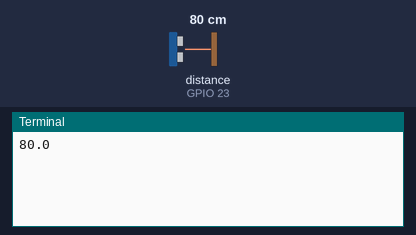
A program run on a simulated Raspberry Pi (BCM pin numbers). Shown: the last lines printed to the terminal. Inputs (shaded band) come from the test bench; at power-on: distance to the obstacle (sensor on GPIO 23) 80 cm. The echo pulse lasts 58.3 µs per cm.

Above: at 1.2 s.
1.3 s: distance to the obstacle (sensor on GPIO 23) set to 2 cm
At 2.3 s:
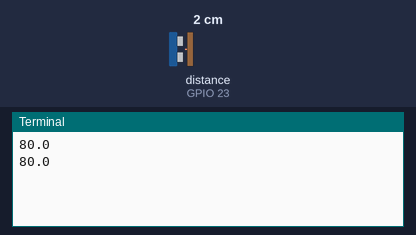
2.8 s: distance to the obstacle (sensor on GPIO 23) set to 4 cm
At 4.2 s:
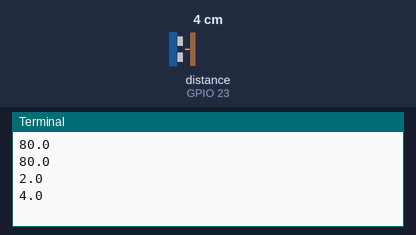
Timing chart, 0 to 5.8 s (numbered marks = the images above; inputs shaded):
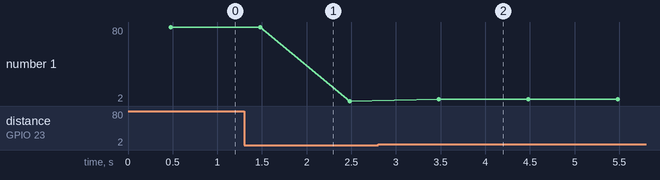

The program:

distance-sensor.py
```python
from gpiozero import DistanceSensor
from gpiozero.pins.pigpio import PiGPIOFactory
from time import sleep

# GPIOs des Abstandssensors
pin_trigger = 24
pin_echo = 23
# Erstellen  einer Sensorinstanz
factory = PiGPIOFactory()
sensor = DistanceSensor(echo = pin_echo, trigger = pin_trigger, pin_factory = factory )

# Try-Catch-Block
try:
    # Hauptschleife
    while True:
        print(sensor.distance * 100)
        sleep(1)
# Fangen eines Fehlers/Signals
except KeyboardInterrupt:
    print("Programm abgebrochen.")
```

Measured:
- after the input at 2.8 s, the terminal: prints a new line after 0.68 s (image 2)
- plotted number 1: 80 → 2 after the input at 1.3 s, 2 → 4 after the input at 2.8 s
